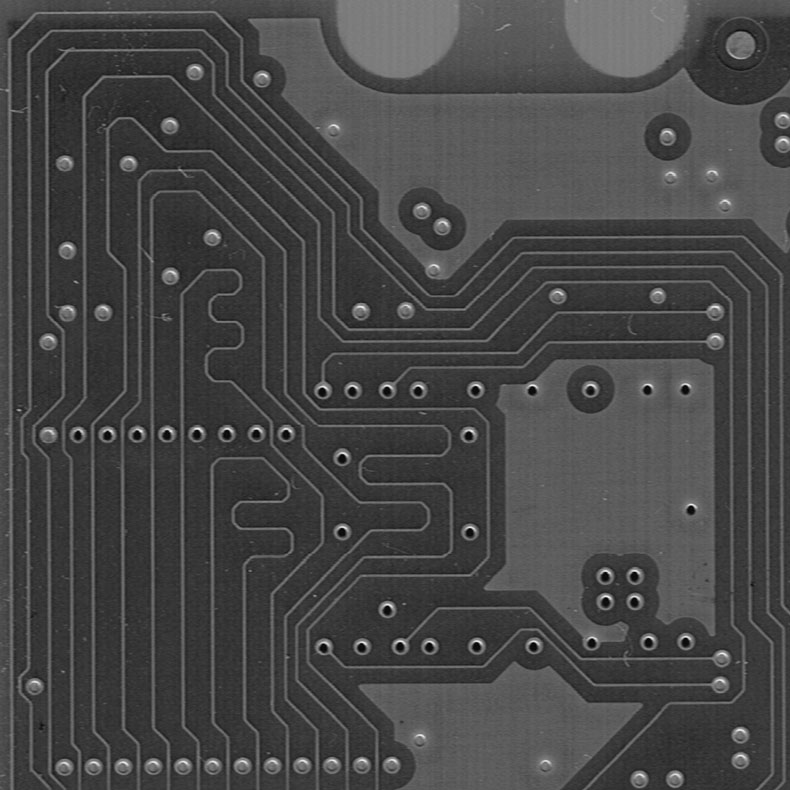
#> input picture combinacao de imagens pcb/images/pcbCropped.png, 790 x 790 px
$ jupyter execute index.ipynb
#> lines starting #> are read from the running program, lines starting #| are printed output that depends on the picture; after the words box and inside, x2 and y2 are one past the last pixel; in counts of white or black regions, pixels touching at a corner belong together
André Luiz da Silva Conde - BI3007723

# Departamento de Engenharia Elétrica, Universidade de Stanford

[cell 1]
import numpy as np
from PIL import Image
from matplotlib import pyplot as plt

PCB = 'pcb.png'
PCB_CROPPED = 'pcbCropped.png'
PCB_CROPPED_TRANSLATED = 'pcbCroppedTranslated.png'
PCB_CROPPED_TRANSLATED_DEFECTED = 'pcbCroppedTranslatedDefected.png'


def open_image(image_name):
#> called with image_name = 'pcbCropped.png'
    return Image.open('images/' + image_name).convert('L')
#> returned value is the input picture: PIL image 790x790 L; min 0, max 248, mean 70.6

[cell 2]
cropped = open_image(PCB_CROPPED)
crp_width, crp_height = cropped.size
#> crp_width = 790; crp_height = 790

plt.imshow(cropped, cmap='gray')
plt.title('Original ' + PCB + (' (%dx%d)' % (crp_width, crp_height)))
plt.show()

cropped = np.array(cropped)

[cell 3]
defected = open_image(PCB_CROPPED_TRANSLATED_DEFECTED)
#> call 2 of open_image, with image_name = 'pcbCroppedTranslatedDefected.png'
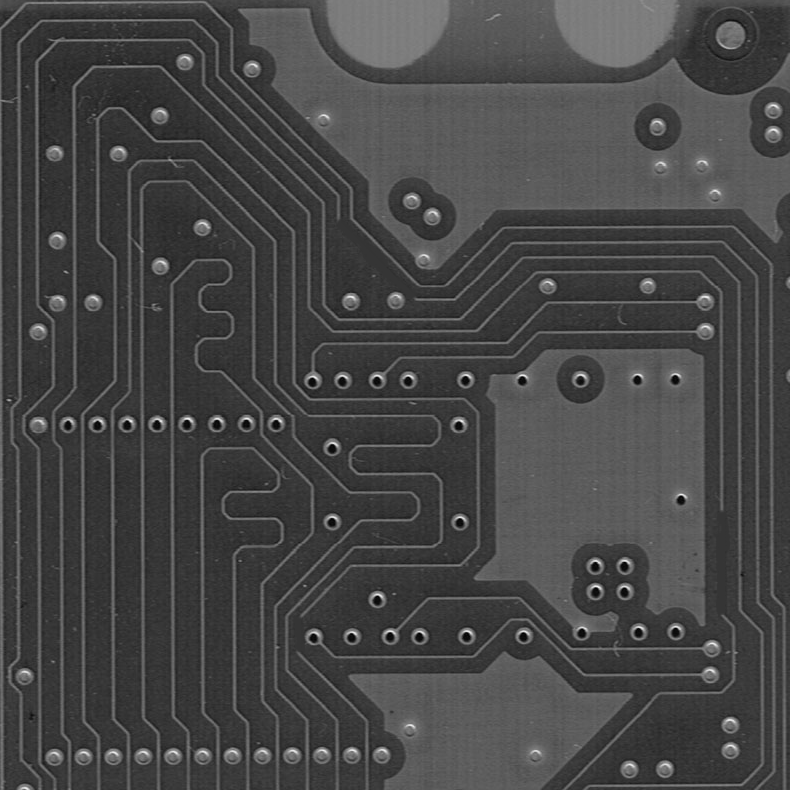
#> input picture combinacao de imagens pcb/images/pcbCroppedTranslatedDefected.png, 790 x 790 px
#> in open_image, returned value is the input picture: PIL image 790x790 L; min 0, max 248, mean 70.1
def_width, def_height = defected.size
#> def_width = 790; def_height = 790

plt.imshow(defected, cmap='gray')
plt.title('Defected ' + PCB_CROPPED_TRANSLATED_DEFECTED + (' (%dx%d)' % (def_width, def_height)))
plt.show()

defected = np.array(defected)

[cell 4]
# apply a shift (10, 10) to the defected image
defected_shifted = np.zeros((crp_width, crp_height))

y_shift = 10
x_shift = 10

defected_shifted[y_shift + 1: crp_width, x_shift + 1: crp_height] = defected[1: crp_width - y_shift,
                                                                    1: crp_height - x_shift]
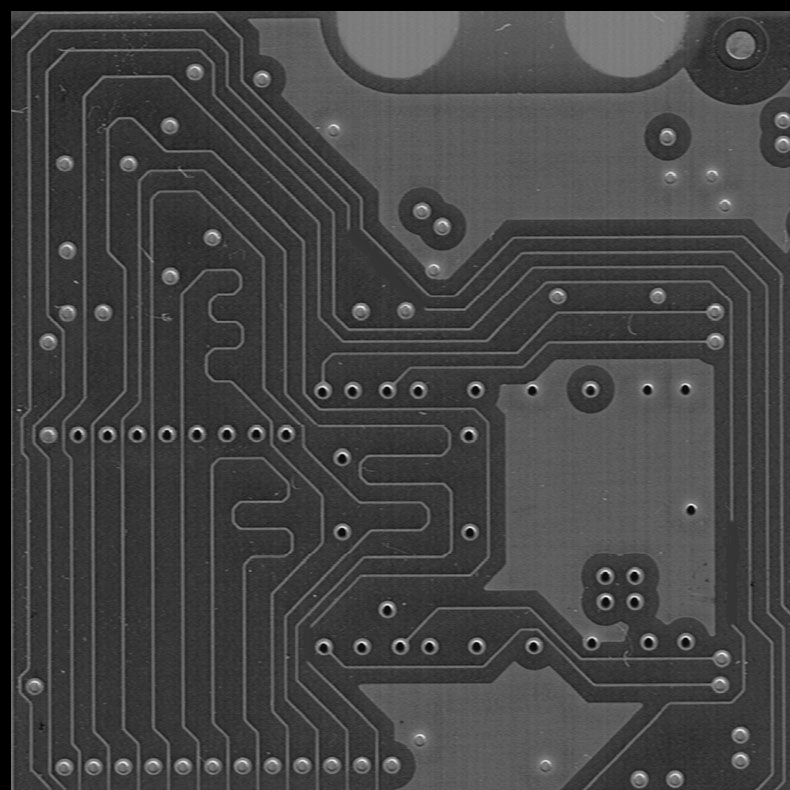
#> defected_shifted: shape (790, 790) float64; min 0, max 248, mean 68.2

plt.imshow(defected_shifted, cmap='gray')
plt.title('Defected ' + PCB_CROPPED_TRANSLATED_DEFECTED + ' shifted (10, 10)' + (
        ' (%dx%d)' % (def_width, def_height)))
plt.show()

[cell 5]
# show difference between original and defected
defected_diff = cropped - defected
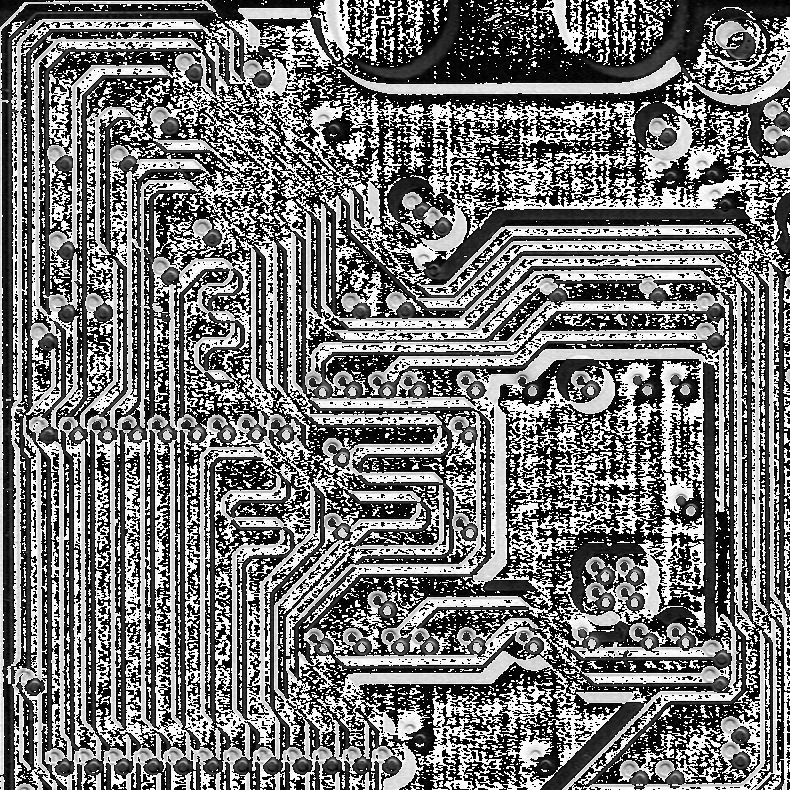
#> defected_diff: shape (790, 790); min 0, max 255, mean 117

plt.imshow(defected_diff, cmap='gray')
plt.title('Difference between original and defected')
plt.show()

[cell 6]
# show difference between original and defected shifted
defected_diff_shifted = cropped - defected_shifted
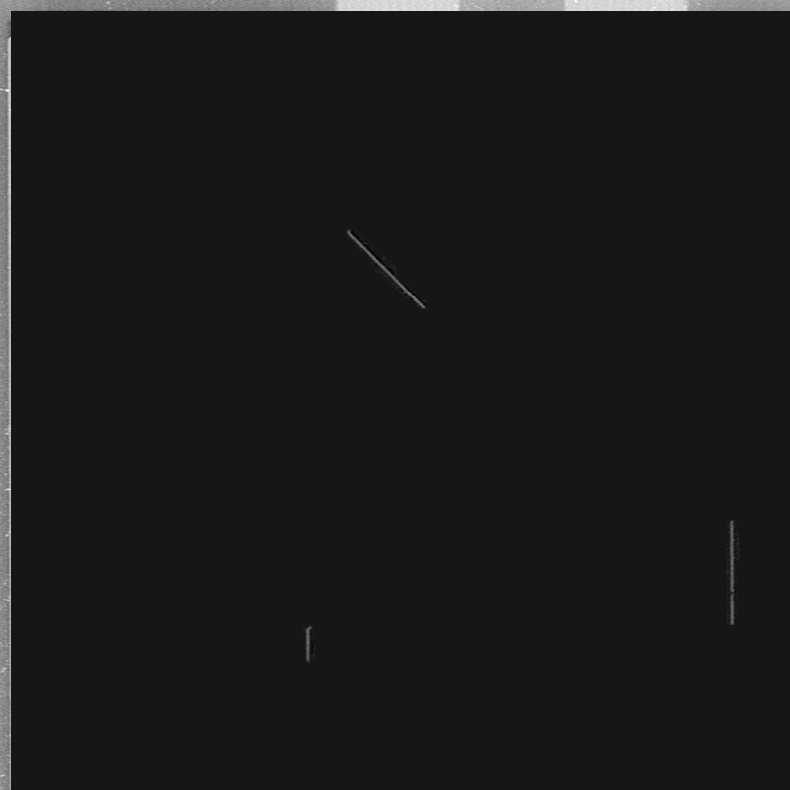
#> defected_diff_shifted: shape (790, 790) float64; min -15, max 152, mean 2.5; drawn with min black and max white

for x in range(def_width):
    for y in range(def_height):
            defected_diff_shifted[x, y] = abs(cropped[x, y] - defected_shifted[x, y])
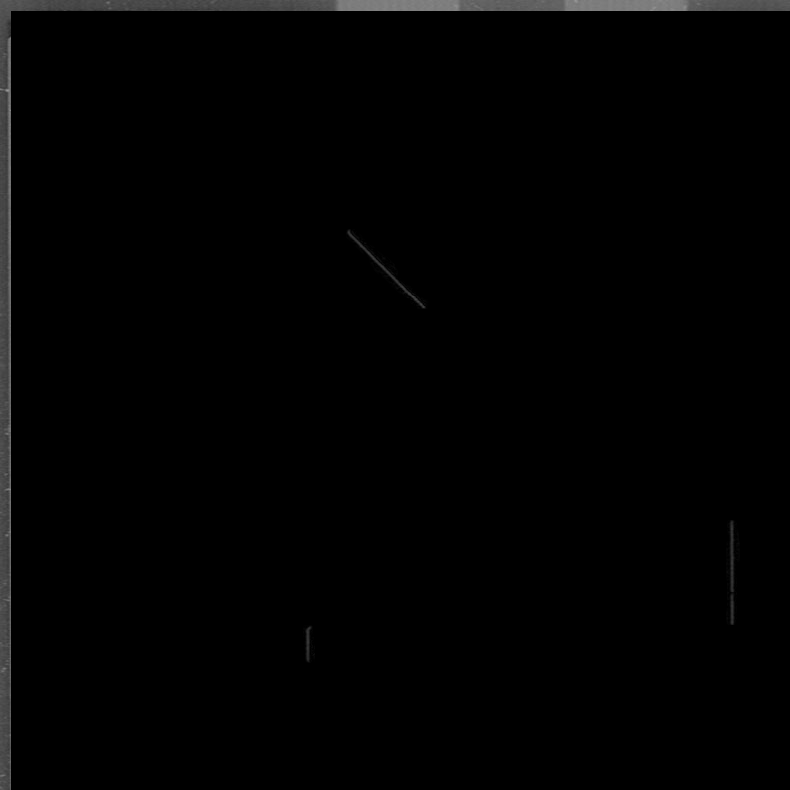
#> defected_diff_shifted: shape (790, 790) float64; 0.06% of pixels changed, all inside (x1, y1, x2, y2) = (304, 230, 737, 662)

plt.imshow(defected_diff_shifted, cmap='gray')
plt.title('Difference between original and defected shifted')
plt.show()

[cell 7]
# threshold the difference image
defected_diff_shifted_thresholded = defected_diff_shifted > 0.15
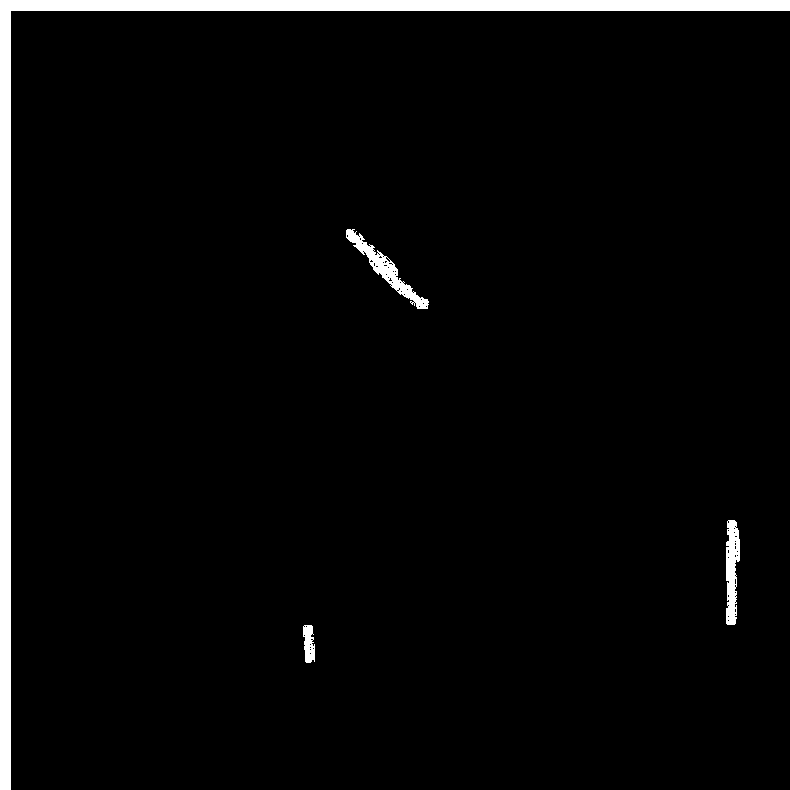
#> defected_diff_shifted_thresholded: shape (790, 790) bool; 3.2% white; 4 white regions, box (x1, y1, x2, y2) and area: (0, 0, 790, 790) 17259, (346, 229, 429, 309) 1282, (726, 520, 740, 625) 1077, (303, 625, 315, 663) 349
height, width = defected_diff_shifted_thresholded.shape
#> height = 790; width = 790
border = round(height * 0.05)
#> border = 40
borderMask = np.zeros((height, width))
borderMask[border:height - border, border:width - border] = 1
defected_diff_shifted_thresholded = defected_diff_shifted_thresholded * borderMask
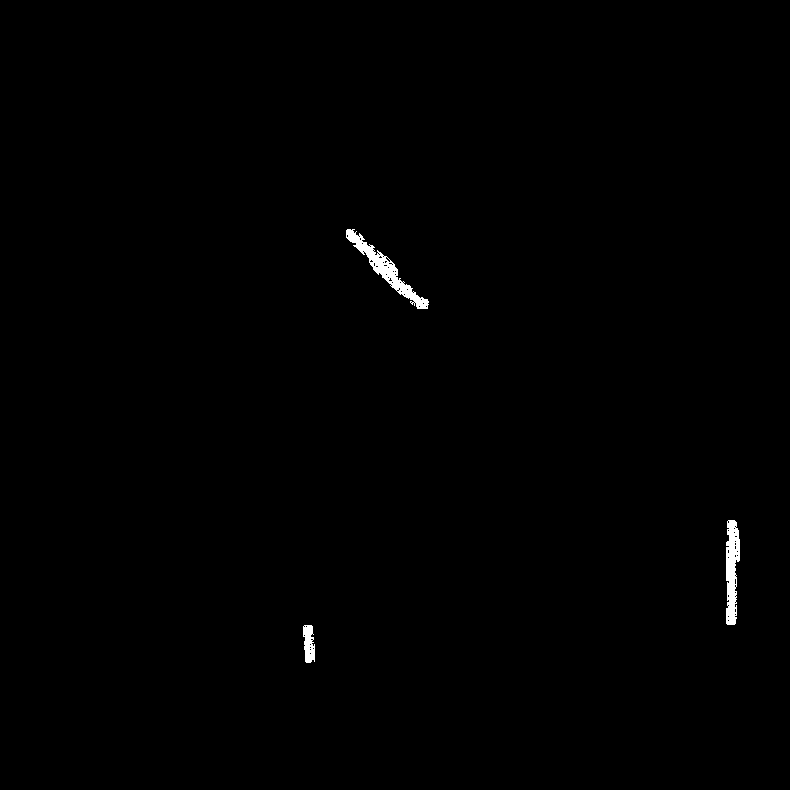
#> defected_diff_shifted_thresholded: shape (790, 790) float64; values 0 (black) and 1 (white), 0.43% white; 3 white regions, box (x1, y1, x2, y2) and area: (346, 229, 429, 309) 1282, (726, 520, 740, 625) 1077, (303, 625, 315, 663) 349


plt.imshow(defected_diff_shifted_thresholded, cmap='gray')
plt.title('Thresholded + Aligned Difference Image')
plt.show()

[cell 8]
# plot all in same plt for comparison
fig = plt.figure(figsize=(15, 15))

ax1 = fig.add_subplot(2, 2, 1)
ax1.imshow(cropped, cmap='gray')

ax2 = fig.add_subplot(2, 2, 2)
ax2.imshow(defected, cmap='gray')

ax3 = fig.add_subplot(2, 2, 3)
ax3.imshow(defected_shifted, cmap='gray')

ax4 = fig.add_subplot(2, 2, 4)
ax4.imshow(defected_diff_shifted_thresholded, cmap='gray')

ax1.title.set_text('Original ' + PCB_CROPPED + (' (%dx%d)' % (crp_width, crp_height)))
ax2.title.set_text('Defected ' + PCB_CROPPED_TRANSLATED_DEFECTED + (' (%dx%d)' % (def_width, def_height)))
ax3.title.set_text('Defected ' + PCB_CROPPED_TRANSLATED_DEFECTED + ' shifted (10, 10)' + (
        ' (%dx%d)' % (def_width, def_height)))
ax4.title.set_text('Thresholded + Aligned Difference Image')

plt.show()
